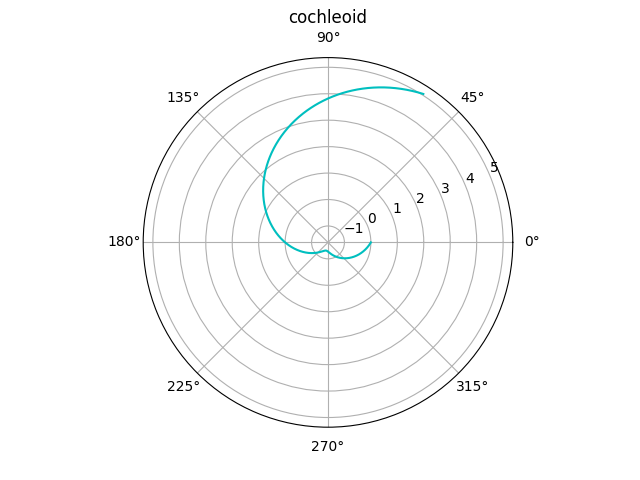

The script that drew this image:
from pylab import *
from random import randint

t = linspace(1, 2 * pi, 1000)
a = randint(1, 10)
r = (a * sin(t)) / t
polar(t, r, 'c')
title('cochleoid')
print('OUTPUT:')
show()
